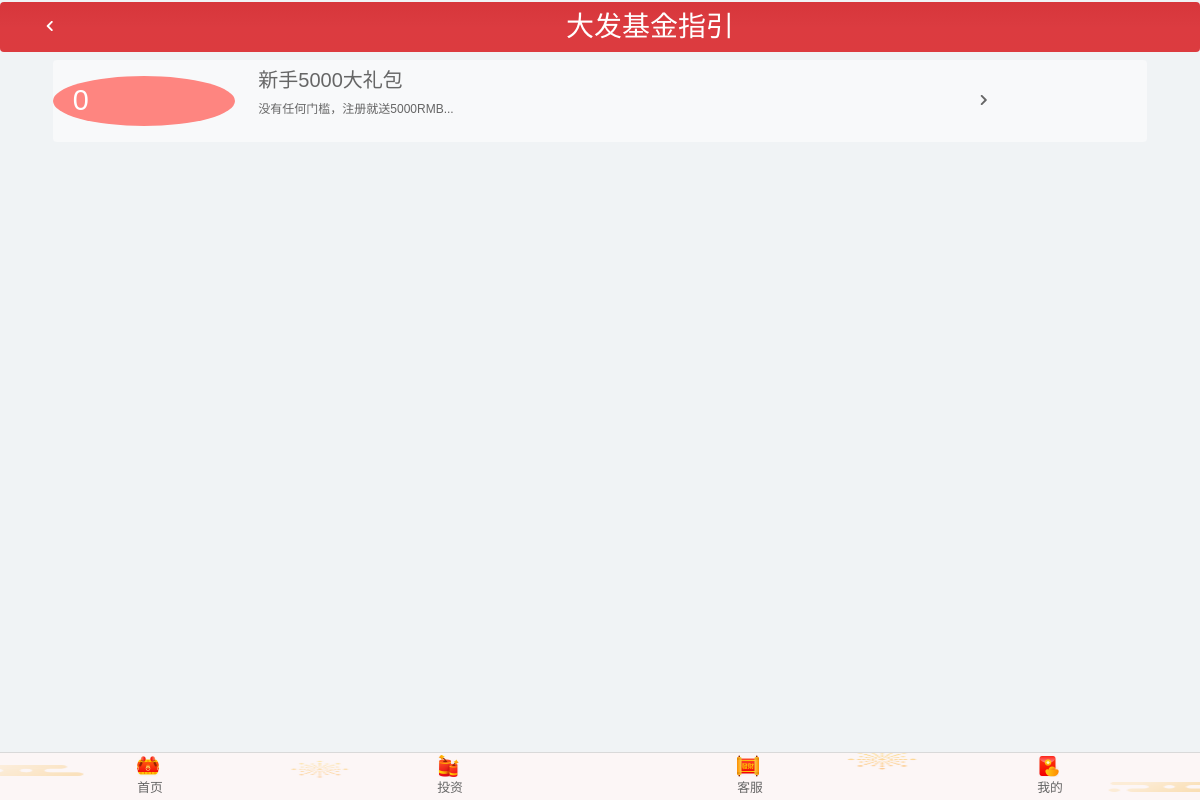
The app's page /guide/, older data.
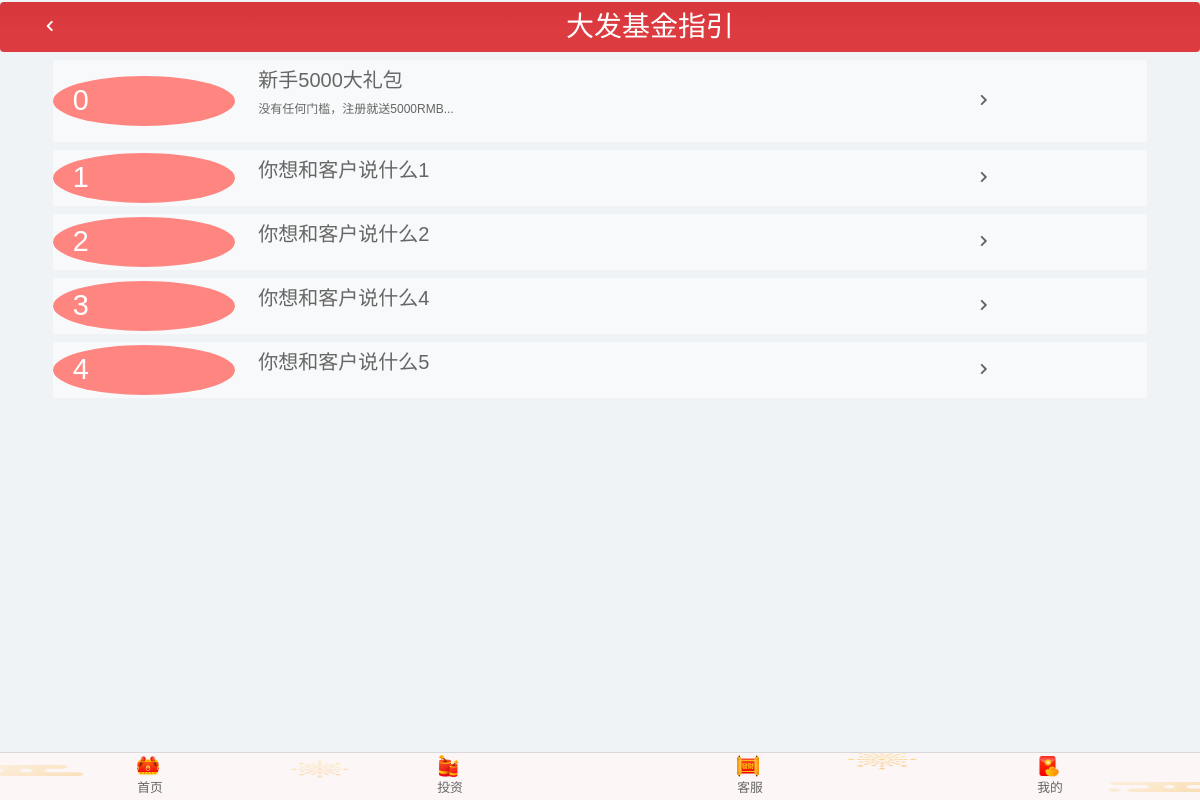
The same page, newer data.
### index/models.py (models this page shows)
class TitleDetails(models.Model):
    TitleName = models.CharField('文章名称', max_length=128)
    TitleBody = models.TextField('文章内容')
    CreateTime = models.DateTimeField('创建时间')
    class Meta:
        ordering = ['CreateTime']
        verbose_name = '文章内容'
        verbose_name_plural = '文章内容'

### index/views.py (the view)
# urls.py: path('guide/', views.guide, name='guide'),
def guide(request):
    TitleInfos = models.TitleDetails.objects.all()
    return render(request, 'index/guide.html', {'TitleInfos': TitleInfos})

### templates/index/guide.html (shortened to what this page needs)
{% extends 'base.html' %}
{% load staticfiles %}
{% block css %}
 <link rel="stylesheet" type="text/css" href="{% static '/css/index/nav.css' %}">
 <link rel="stylesheet" type="text/css" href="{% static '/css/index/indexguide.css' %}">
{% endblock %}
{% block content %}
    <div class="container1 container-fluid text-center col-12 rounded">
      <div class="row d-flex align-items-center">
          <a href="/index" class="col-1" >
              <i class="fas fa-chevron-left" style="color:#fff"></i>
          </a>
        <div class="col-11 mt-2">
            <h3>大发基金指引</h3>
        </div>
      </div>
    </div>
    <div class="container">
                <a href="/newguide">
                <div class="clo-12 d-flex align-items-center m-2 bg-light rounded">
                    <div class="col-2 bg-danger-circle rounded-circle" style="width:50px;height:50px">
                        <i class="nubback-i">0</i>
                    </div>
                    <div class="col-8 p-2">
                        <div class="col-12 ">
                            <h5>
                                新手5000大礼包
                            </h5>
                        </div>
                        <div class="col-12">
                            <p>
                                没有任何门槛，注册就送5000RMB...
                            </p>
                        </div>
                    </div>
                    <div class="col-2">
                            <i class="fas fa-chevron-right"></i>
                    </div>
                </div>
                 </a>
                {% for TitleInfo in TitleInfos %}
                  <a href="/guidedetails/{{ TitleInfo.id }}">
                                <div class="clo-12 d-flex align-items-center m-2 bg-light rounded">
                                    <div class="col-2 bg-danger-circle rounded-circle" style="width:50px;height:50px">
                                        <i class="nubback-i ">{{forloop.counter}}</i>
                                    </div>
                                    <div class="col-8 p-2">
                                        <div class="col-12">
                                            <h5>
                                                {{ TitleInfo.TitleName }}
                                            </h5>
                                        </div>
                                    </div>
                                    <div class="col-2">
                                            <i class="fas fa-chevron-right"></i>
                                    </div>
                                </div>
                                </a>
                {% endfor %}
    </div>
    {% include 'includeBase.html' %}
{% endblock %}

Row changes from the older to the newer data that the page shows:
added TitleDetails: TitleName "你想和客户说什么1"
added TitleDetails: TitleName "你想和客户说什么2"
added TitleDetails: TitleName "你想和客户说什么4"
added TitleDetails: TitleName "你想和客户说什么5"
